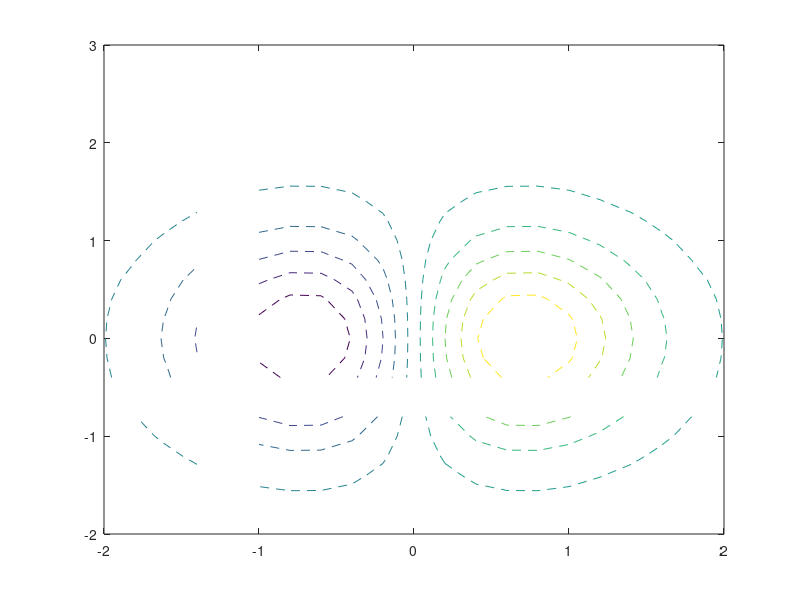

The MATLAB source for this figure: (Note: this script raises an error after producing the figure.)
clear; clc;
x = -2:0.2:2;
y = -2:0.2:3;
[X,Y] = meshgrid(x,y);
Z = X.*exp(-X.^2-Y.^2);
X(:,5) = NaN; %X第5列数据遗失
Y(8,:) = NaN; %Y第8行数据遗失
figure;
[M,c] = contour(X,Y,Z,'--','ShowText','on'); %M为等高线矩阵，c为图层属性
c.LineWidth = 3;
disp(M);